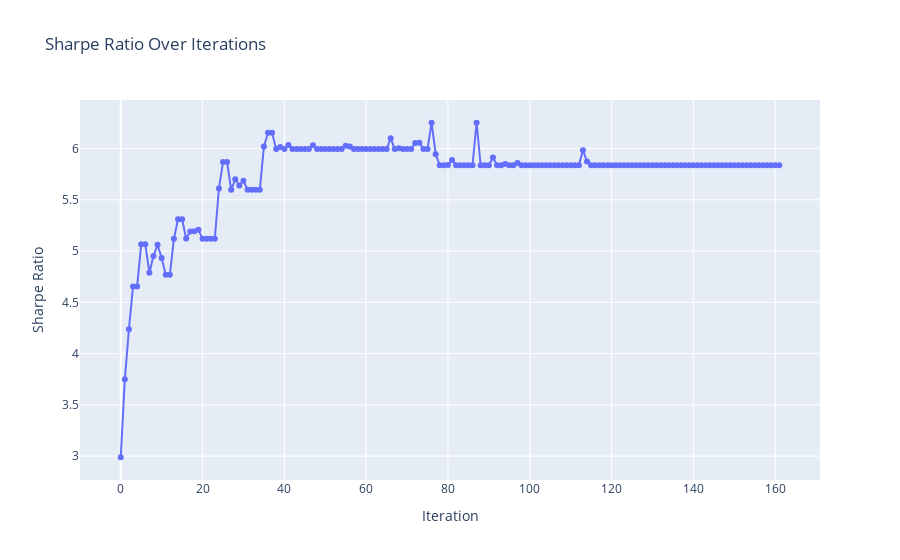

The notebook cell this image was saved under:
### Code cell
sharpe_ratios = [portfolio['sharpe'] for portfolio in total_portfolios]

fig = go.Figure(data=go.Scatter(x=list(range(len(sharpe_ratios))), y=sharpe_ratios, mode='lines+markers'))
fig.update_layout(title='Sharpe Ratio Over Iterations',
                  xaxis_title='Iteration',
                  yaxis_title='Sharpe Ratio',
                  )
fig.show()

### Figure 1 — Plotly figure (JSON) as saved in the notebook; plotly's stock layout.template omitted (floating-point values rounded to 4 significant figures; data arrays with more than 128 entries replaced by an {"elided": "..."} marker saying what was removed)
{"data": [{"mode": "lines+markers", "type": "scatter", "x": {"elided": "162 int values"}, "y": {"elided": "162 float values"}}], "layout": {"title": {"text": "Sharpe Ratio Over Iterations"}, "xaxis": {"title": {"text": "Iteration"}}, "yaxis": {"title": {"text": "Sharpe Ratio"}}}}
